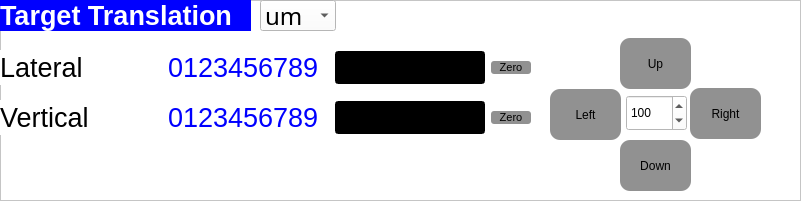
  <widget class="QFrame" name="frame_7">
   <property name="geometry">
    <rect>
     <x>0</x>
     <y>0</y>
     <width>801</width>
     <height>201</height>
    </rect>
   </property>
   <property name="styleSheet">
    <string notr="true">background-color: rgb(255, 255, 255);</string>
   </property>
   <property name="frameShape">
    <enum>QFrame::StyledPanel</enum>
   </property>
   <property name="frameShadow">
    <enum>QFrame::Raised</enum>
   </property>
   <widget class="QPushButton" name="droite">
    <property name="geometry">
     <rect>
      <x>690</x>
      <y>88</y>
      <width>71</width>
      <height>51</height>
     </rect>
    </property>
    <property name="cursor">
     <cursorShape>ArrowCursor</cursorShape>
    </property>
    <property name="styleSheet">
     <string notr="true">background-color: rgb(145, 145, 145);
border-radius:10px</string>
    </property>
    <property name="text">
     <string>Right</string>
    </property>
   </widget>
   <widget class="QPushButton" name="bas">
    <property name="geometry">
     <rect>
      <x>620</x>
      <y>140</y>
      <width>71</width>
      <height>51</height>
     </rect>
    </property>
    <property name="cursor">
     <cursorShape>ArrowCursor</cursorShape>
    </property>
    <property name="styleSheet">
     <string notr="true">background-color: rgb(145, 145, 145);
border-radius:10px</string>
    </property>
    <property name="text">
     <string>Down</string>
    </property>
   </widget>
   <widget class="QLabel" name="nomTilt">
    <property name="geometry">
     <rect>
      <x>0</x>
      <y>0</y>
      <width>251</width>
      <height>31</height>
     </rect>
    </property>
    <property name="font">
     <font>
      <pointsize>20</pointsize>
      <weight>75</weight>
      <bold>true</bold>
     </font>
    </property>
    <property name="styleSheet">
     <string notr="true">background-color: rgb(0, 0, 255);
color: rgb(255, 255, 255);</string>
    </property>
    <property name="text">
     <string>Target Translation</string>
    </property>
   </widget>
   <widget class="QPushButton" name="gauche">
    <property name="geometry">
     <rect>
      <x>550</x>
      <y>89</y>
      <width>71</width>
      <height>51</height>
     </rect>
    </property>
    <property name="cursor">
     <cursorShape>ArrowCursor</cursorShape>
    </property>
    <property name="styleSheet">
     <string notr="true">background-color: rgb(145, 145, 145);
border-radius:10px</string>
    </property>
    <property name="text">
     <string>Left</string>
    </property>
   </widget>
   <widget class="QSpinBox" name="jogStep">
    <property name="geometry">
     <rect>
      <x>626</x>
      <y>95</y>
      <width>61</width>
      <height>36</height>
     </rect>
    </property>
    <property name="styleSheet">
     <string notr="true">background-color: rgb(255, 255, 255);</string>
    </property>
    <property name="maximum">
     <number>9999998</number>
    </property>
    <property name="singleStep">
     <number>100</number>
    </property>
    <property name="value">
     <number>100</number>
    </property>
   </widget>
   <widget class="QPushButton" name="haut">
    <property name="geometry">
     <rect>
      <x>620</x>
      <y>38</y>
      <width>71</width>
      <height>51</height>
     </rect>
    </property>
    <property name="cursor">
     <cursorShape>ArrowCursor</cursorShape>
    </property>
    <property name="styleSheet">
     <string notr="true">background-color: rgb(145, 145, 145);
border-radius:10px</string>
    </property>
    <property name="text">
     <string>Up</string>
    </property>
   </widget>
   <widget class="QComboBox" name="unitTransBouton">
    <property name="geometry">
     <rect>
      <x>260</x>
      <y>0</y>
      <width>76</width>
      <height>31</height>
     </rect>
    </property>
    <property name="font">
     <font>
      <family>Trebuchet MS</family>
      <pointsize>18</pointsize>
     </font>
    </property>
    <property name="styleSheet">
     <string notr="true">background-color: rgb(255, 255, 255);</string>
    </property>
    <property name="currentIndex">
     <number>1</number>
    </property>
    <item>
     <property name="text">
      <string>step</string>
     </property>
    </item>
    <item>
     <property name="text">
      <string>um</string>
     </property>
    </item>
    <item>
     <property name="text">
      <string>mm</string>
     </property>
    </item>
    <item>
     <property name="text">
      <string>ps</string>
     </property>
    </item>
   </widget>
   <widget class="QWidget" name="layoutWidget">
    <property name="geometry">
     <rect>
      <x>0</x>
      <y>50</y>
      <width>531</width>
      <height>35</height>
     </rect>
    </property>
    <layout class="QHBoxLayout" name="horizontalLayout_2">
     <item>
      <widget class="QLabel" name="label_4">
       <property name="font">
        <font>
         <pointsize>20</pointsize>
        </font>
       </property>
       <property name="text">
        <string>Lateral</string>
       </property>
      </widget>
     </item>
     <item>
      <widget class="QLabel" name="position_Lat">
       <property name="font">
        <font>
         <pointsize>20</pointsize>
        </font>
       </property>
       <property name="styleSheet">
        <string notr="true">color: rgb(0, 0, 255);</string>
       </property>
       <property name="text">
        <string>0123456789</string>
       </property>
      </widget>
     </item>
     <item>
      <widget class="QLineEdit" name="enPosition_Lat">
       <property name="maximumSize">
        <size>
         <width>150</width>
         <height>16777215</height>
        </size>
       </property>
       <property name="font">
        <font>
         <pointsize>16</pointsize>
         <weight>75</weight>
         <bold>true</bold>
        </font>
       </property>
       <property name="styleSheet">
        <string notr="true">background-color: rgb(0, 0, 0);
color: rgb(255, 255, 0);</string>
       </property>
       <property name="text">
        <string/>
       </property>
       <property name="alignment">
        <set>Qt::AlignCenter</set>
       </property>
      </widget>
     </item>
     <item>
      <widget class="QPushButton" name="zeroButtonLat">
       <property name="maximumSize">
        <size>
         <width>40</width>
         <height>16777215</height>
        </size>
       </property>
       <property name="font">
        <font>
         <pointsize>8</pointsize>
        </font>
       </property>
       <property name="styleSheet">
        <string notr="true">background-color: rgb(145, 145, 145);
border-radius:3px</string>
       </property>
       <property name="text">
        <string>Zero</string>
       </property>
      </widget>
     </item>
    </layout>
   </widget>
   <widget class="QWidget" name="layoutWidget">
    <property name="geometry">
     <rect>
      <x>0</x>
      <y>100</y>
      <width>531</width>
      <height>35</height>
     </rect>
    </property>
    <layout class="QHBoxLayout" name="horizontalLayout_3">
     <item>
      <widget class="QLabel" name="label_3">
       <property name="font">
        <font>
         <pointsize>20</pointsize>
        </font>
       </property>
       <property name="text">
        <string>Vertical</string>
       </property>
      </widget>
     </item>
     <item>
      <widget class="QLabel" name="position_Vert">
       <property name="font">
        <font>
         <pointsize>20</pointsize>
        </font>
       </property>
       <property name="styleSheet">
        <string notr="true">color: rgb(0, 0, 255);</string>
       </property>
       <property name="text">
        <string>0123456789</string>
       </property>
      </widget>
     </item>
     <item>
      <widget class="QLineEdit" name="enPosition_Vert">
       <property name="maximumSize">
        <size>
         <width>150</width>
         <height>16777215</height>
        </size>
       </property>
       <property name="font">
        <font>
         <pointsize>16</pointsize>
         <weight>75</weight>
         <bold>true</bold>
        </font>
       </property>
       <property name="styleSheet">
        <string notr="true">background-color: rgb(0, 0, 0);
color: rgb(255, 255, 0);</string>
       </property>
       <property name="text">
        <string/>
       </property>
       <property name="alignment">
        <set>Qt::AlignCenter</set>
       </property>
      </widget>
     </item>
     <item>
      <widget class="QPushButton" name="zeroButtonVert">
       <property name="maximumSize">
        <size>
         <width>40</width>
         <height>16777215</height>
        </size>
       </property>
       <property name="font">
        <font>
         <pointsize>8</pointsize>
        </font>
       </property>
       <property name="styleSheet">
        <string notr="true">background-color: rgb(145, 145, 145);
border-radius:3px</string>
       </property>
       <property name="text">
        <string>Zero</string>
       </property>
      </widget>
     </item>
    </layout>
   </widget>
  </widget>
